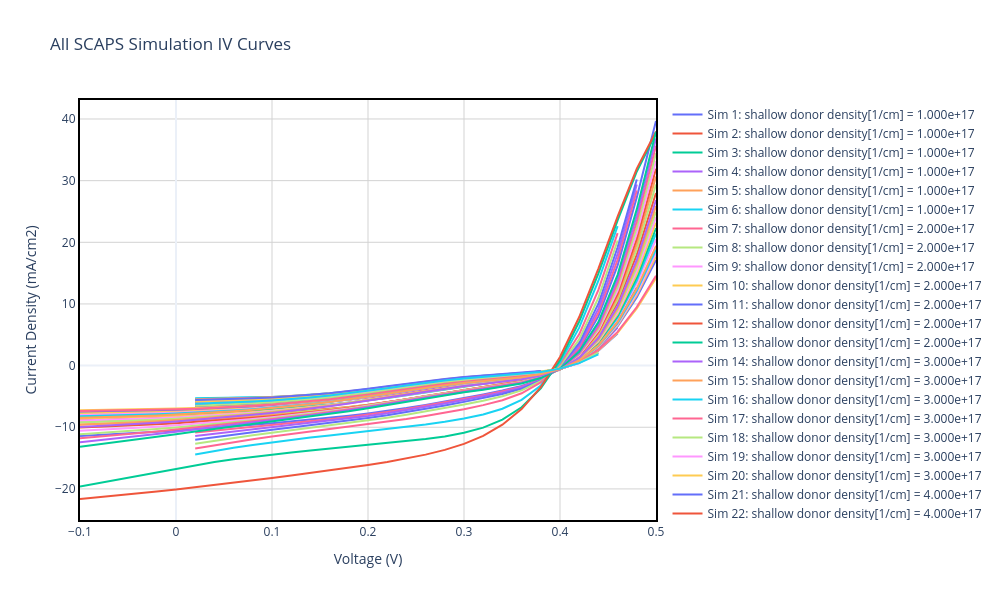

The code cell stored with this chart in its notebook:
### Markdown cell above
## Section 3: SCAPS Simulations Overview

### What is SCAPS?
**SCAPS** (Solar Cell Capacitance Simulator) is a specialized software tool developed at Ghent University for simulating the electrical behavior of thin-film photovoltaic devices. It solves Poisson's equation and the continuity equations in a multi-layer semiconductor structure to predict device performance under certain test conditions.

### SCAPS Simulation Methodology
SCAPS performs detailed numerical simulations of solar cells by:

1. **Device Architecture Definition**: Specifies material layers, thickness, doping levels, and defect parameters
2. **Physical Parameters**: Sets electron and hole transport properties, recombination mechanisms, and optical characteristics
3. **Numerical Solution**: Solves coupled differential equations:
   - **Poisson Equation**: $\frac{d^2\phi}{dx^2} = -\frac{q}{\varepsilon_0\varepsilon_r}(p - n + N_D^+ - N_A^-)$
   - **Continuity Equations**: 
     - Electrons: $\frac{\partial n}{\partial t} = \frac{1}{q}\frac{\partial J_n}{\partial x} - (U - G)$
     - Holes: $\frac{\partial p}{\partial t} = - \frac{1}{q}\frac{\partial J_p}{\partial x} - (U - G)$

   where $\phi$ is electrostatic potential, $q$ is elementary charge, $n$ and $p$ are electron and hole concentrations, $J_n$ and $J_p$ are current densities, $G$ is generation rate, and $U$ is recombination rate.

4. **I-V Characteristics**: Calculates the J-V curve by sweeping applied voltage and computing resulting current

### Key Physical Processes in SCAPS
- **Photocurrent Generation**: Incident photons with energy > bandgap create electron-hole pairs
- **Carrier Transport**: Electrons and holes drift under electric field and diffuse down concentration gradients
- **Recombination**: Losses from multiple recombination mechanisms (radiative, Auger, defect-assisted SRH)
- **Interface Effects**: Band alignment, interfacial defects, and charge extraction barriers

### Output from SCAPS
SCAPS generates J-V curves showing current density (mA/cm²) as a function of applied voltage (V), along with derived parameters: $V_{oc}$, $J_{sc}$, and efficiency $\eta$. Multiple simulations with varied parameters (e.g., thickness, doping, defect density) help identify optimal device configurations.

In this Simulation standard conditions were used (STC: 1000 W/m², AM1.5 spectrum, 25°C).

### Code cell
# Helper function to read SCAPS .iv file
def read_scaps_iv_file(file_path):
    """
    Parse SCAPS .iv file with tab-separated or fixed-width columns.
    Returns a list of simulations with their data.
    """
    with open(file_path, 'r', encoding='utf-8', errors='ignore') as f:
        content = f.read()
    
    # Split by major sections: each simulation starts with "Batch parameters"
    sections = content.split('**Batch parameters**')
    simulations = []
    
    for section_idx, section in enumerate(sections[1:]):  # Skip first empty section
        sim_dict = {}
        lines = section.split('\n')
        
        # Extract ALL batch parameters (continue until we hit the data table header)
        batch_params = []
        for i in range(len(lines)):  # Check ALL lines until data table
            param_line = lines[i].strip()
            if not param_line:
                continue
            # Stop if we hit the data table header
            if 'v(V)' in param_line:
                break
            # Extract parameter
            if ':' in param_line:
                parts = param_line.split(':', 1)  # Split only on first colon
                if len(parts) >= 2:
                    param_name = parts[0].strip()
                    param_val = parts[1].strip()
                    batch_params.append((param_name, param_val))
        
        sim_dict['batch_params'] = batch_params
        
        # Find the data table header (line with "v(V)" and "jtot")
        data_start = -1
        for i, line in enumerate(lines):
            if 'v(V)' in line and 'jtot' in line:
                data_start = i + 1
                break
        
        if data_start == -1:
            continue
        
        # Extract data lines AND performance parameters
        iv_data = {'v': [], 'j': []}
        voc = jsc = ff = eta = np.nan
        
        for i in range(data_start, len(lines)):
            line = lines[i].strip()
            
            # Skip empty lines
            if not line:
                continue
            
            # Check for performance parameters
            if 'Voc' in line and '=' in line:
                try:
                    # Extract value after "="
                    value_part = line.split('=')[1].strip()
                    voc = float(value_part.split()[0])
                except (ValueError, IndexError):
                    pass
                continue
            
            if 'Jsc' in line and '=' in line:
                try:
                    value_part = line.split('=')[1].strip()
                    jsc = float(value_part.split()[0])
                except (ValueError, IndexError):
                    pass
                continue
            
            if 'FF' in line and '=' in line:
                try:
                    value_part = line.split('=')[1].strip()
                    ff = float(value_part.split()[0])
                except (ValueError, IndexError):
                    pass
                continue
            
            if 'eta' in line and '=' in line:
                try:
                    value_part = line.split('=')[1].strip()
                    eta = float(value_part.split()[0])
                except (ValueError, IndexError):
                    pass
                continue
            
            # Try to parse as numerical data (voltage/current pair)
            try:
                # Split by whitespace (handles both spaces and tabs)
                parts = line.split()
                if len(parts) >= 2:
                    # Try to parse first two columns as v and j
                    v_val = float(parts[0])
                    j_val = float(parts[1])
                    iv_data['v'].append(v_val)
                    iv_data['j'].append(j_val)
            except (ValueError, IndexError):
                # Not a data line, skip
                pass
        
        # Store data
        sim_dict['v(V)'] = np.array(iv_data['v'])
        sim_dict['jtot(mA/cm2)'] = np.array(iv_data['j'])
        sim_dict['Voc'] = voc
        sim_dict['Jsc'] = jsc
        sim_dict['FF'] = ff
        sim_dict['eta'] = eta
        
        # Create readable label - extract just the value from batch parameter
        # Format: "Defect Density = 1e+10" or similar
        if batch_params:
            param_name = batch_params[0][0]
            param_val = batch_params[0][1]
            
            # Extract just the numerical value and unit if present
            # e.g., "1.000e+10" from the value
            # Try to get just the number part
            val_parts = param_val.split()
            if val_parts:
                numeric_val = val_parts[0]  # Get the first part (the number)
            else:
                numeric_val = param_val
            
            # Extract the key parameter name (e.g., "total defect density")
            if '>>' in param_name:
                # Get the last part after >>
                key_name = param_name.split('>>')[-1].strip()
            else:
                key_name = param_name
            
            # Shorten the parameter name
            if 'total defect density' in key_name.lower():
                key_name = 'Defect Density'
            
            label = f"{key_name} = {numeric_val}"
        else:
            label = f"Simulation {section_idx+1}"
        
        sim_dict['label'] = label
        
        # Only add if we have data
        if len(iv_data['v']) > 0:
            simulations.append(sim_dict)
    
    return simulations

# Read the SCAPS file
sim_file = "C:/Users/jp_ol/OneDrive/Ambiente de Trabalho/TESE/Data_Analysis/data/CdS2/CdS2_bND_bNtA.iv"
scaps_data = read_scaps_iv_file(sim_file)

# Format for downstream use
if len(scaps_data) == 0:
    print("⚠️ No SCAPS simulation data found in the file.")
else:
    scaps_data_formatted = []
    for sim in scaps_data:
        scaps_data_formatted.append({
            'label': sim['label'],
            'batch_params': sim['batch_params'],
            'v(V)': sim['v(V)'],
            'jtot(mA/cm2)': sim['jtot(mA/cm2)'],
            'Voc': sim['Voc'],
            'Jsc': sim['Jsc'],
            'FF': sim['FF'],
            'eta': sim['eta']
        })
    scaps_data = scaps_data_formatted
    
    # RESULTS TABLE
    print("\n" + "="*110)
    print("=== EXTRACTED SCAPS PARAMETERS SUMMARY ===")
    print("="*110)
    
    # Format batch parameters as readable strings
    def format_batch_params_for_display(batch_params):
        """Convert batch params list to formatted string"""
        if not batch_params:
            return "N/A"
        param_strs = []
        for param_name, param_val in batch_params:
            # Extract readable name (after >> if present)
            short_name = param_name.split(">>")[-1].strip() if ">>" in param_name else param_name
            param_strs.append(f"{short_name}: {param_val}")
        return " | ".join(param_strs)
    
    summary_df = pd.DataFrame([{
        'Simulation ID': d['label'], 
        'Batch Parameters': format_batch_params_for_display(d['batch_params']),
        'Voc (V)': f"{d['Voc']:.6f}", 
        'Jsc (mA/cm²)': f"{d['Jsc']:.4f}", 
        'FF (%)': f"{d['FF']:.4f}", 
        'η (%)': f"{d['eta']:.4f}"
    } for d in scaps_data])
    
    # Display with wider column width
    pd.set_option('display.max_columns', None)
    pd.set_option('display.max_colwidth', None)
    pd.set_option('display.width', None)
    display(summary_df)
    print("="*110)
    
    # Print batch parameters in detail below the table for full visibility
    print("\n📋 DETAILED BATCH PARAMETERS FOR EACH SIMULATION:")
    print("="*110)
    for i, d in enumerate(scaps_data):
        print(f"\n🔹 Simulation {i+1}: {d['label']}")
        if d['batch_params']:
            for param_name, param_val in d['batch_params']:
                print(f"   {param_name}: {param_val}")
        else:
            print("   (No batch parameters found)")
    print("="*110)

    # Compute experimental limits
    EXP_V_MAX = exp_data['v(V)'].max()
    EXP_J_MAX = exp_data['jtot(mA/cm2)'].max()

    # PLOT 2: ALL SIMULATIONS
    fig2 = go.Figure()
    for i, d in enumerate(scaps_data):
        v_filtered = d['v(V)']
        j_filtered = d['jtot(mA/cm2)']
        
        hover_text = f"<b>{d['label']}</b><br>Voc: {d['Voc']:.6f} V<br>Jsc: {d['Jsc']:.4f} mA/cm²<br>FF: {d['FF']:.4f} %<br>η: {d['eta']:.4f} %"
        legend_name = f"Sim {i+1}: {d['label']}"
        
        fig2.add_trace(go.Scatter(
            x=v_filtered, y=j_filtered, mode='lines', 
            name=legend_name, hoverinfo='text', hovertext=hover_text
        ))

    fig2.update_xaxes(showline=True, linewidth=2, linecolor='black', mirror=True)
    fig2.update_yaxes(showline=True, linewidth=2, linecolor='black', mirror=True)
    fig2.update_layout(
        title='All SCAPS Simulation IV Curves',
        xaxis_title='Voltage (V)', yaxis_title='Current Density (mA/cm2)',
        hovermode='closest', template='plotly_white', width=1000, height=600,
        plot_bgcolor='white',
        xaxis=dict(showgrid=True, gridwidth=1, gridcolor='lightgray'),
        yaxis=dict(showgrid=True, gridwidth=1, gridcolor='lightgray')
    )
    fig2.show()
    fig2.write_image(os.path.join(plots_dir, 'All_Simulations.png'), width=1000, height=600)
    print(f"\n✅ Saved Plot 2 to {plots_dir}/All_Simulations.png")
